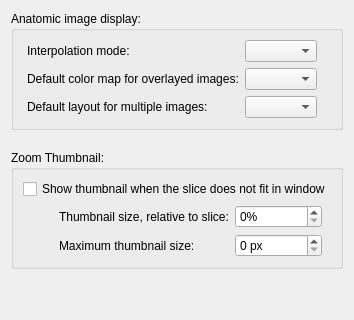
         <widget class="QWidget" name="tabSliceViewsDisplay">
          <attribute name="title">
           <string>Display</string>
          </attribute>
          <layout class="QVBoxLayout" name="verticalLayout_9">
           <property name="spacing">
            <number>20</number>
           </property>
           <item>
            <widget class="QGroupBox" name="groupBox_7">
             <property name="title">
              <string>Anatomic image display:</string>
             </property>
             <layout class="QFormLayout" name="formLayout_2">
              <property name="fieldGrowthPolicy">
               <enum>QFormLayout::FieldGrowthPolicy::FieldsStayAtSizeHint</enum>
              </property>
              <property name="formAlignment">
               <set>Qt::AlignmentFlag::AlignHCenter|Qt::AlignmentFlag::AlignTop</set>
              </property>
              <property name="rightMargin">
               <number>24</number>
              </property>
              <item row="0" column="0">
               <widget class="QLabel" name="label_5">
                <property name="text">
                 <string>Interpolation mode:</string>
                </property>
               </widget>
              </item>
              <item row="0" column="1">
               <widget class="QComboBox" name="inInterpolationMode"/>
              </item>
              <item row="2" column="0">
               <widget class="QLabel" name="label_8">
                <property name="text">
                 <string>Default layout for multiple images:</string>
                </property>
               </widget>
              </item>
              <item row="1" column="0">
               <widget class="QLabel" name="label_10">
                <property name="text">
                 <string>Default color map for overlayed images:</string>
                </property>
               </widget>
              </item>
              <item row="1" column="1">
               <widget class="QComboBox" name="inDefaultColorMap"/>
              </item>
              <item row="2" column="1">
               <widget class="QComboBox" name="inOverlayLayout"/>
              </item>
             </layout>
            </widget>
           </item>
           <item>
            <widget class="QGroupBox" name="groupBox_6">
             <property name="title">
              <string>Zoom Thumbnail:</string>
             </property>
             <layout class="QVBoxLayout" name="verticalLayout_10">
              <item>
               <widget class="QCheckBox" name="chkShowThumbnail">
                <property name="text">
                 <string>Show thumbnail when the slice does not fit in window</string>
                </property>
               </widget>
              </item>
              <item>
               <widget class="QWidget" name="widget_4" native="true">
                <layout class="QFormLayout" name="formLayout">
                 <property name="verticalSpacing">
                  <number>6</number>
                 </property>
                 <property name="leftMargin">
                  <number>36</number>
                 </property>
                 <property name="topMargin">
                  <number>0</number>
                 </property>
                 <property name="bottomMargin">
                  <number>0</number>
                 </property>
                 <item row="0" column="0">
                  <widget class="QLabel" name="label_6">
                   <property name="text">
                    <string>Thumbnail size, relative to slice:</string>
                   </property>
                  </widget>
                 </item>
                 <item row="0" column="1">
                  <widget class="QSpinBox" name="inThumbnailFraction">
                   <property name="minimumSize">
                    <size>
                     <width>80</width>
                     <height>0</height>
                    </size>
                   </property>
                   <property name="suffix">
                    <string>%</string>
                   </property>
                  </widget>
                 </item>
                 <item row="1" column="1">
                  <widget class="QSpinBox" name="inThumbnailMaxSize">
                   <property name="minimumSize">
                    <size>
                     <width>80</width>
                     <height>0</height>
                    </size>
                   </property>
                   <property name="suffix">
                    <string> px</string>
                   </property>
                  </widget>
                 </item>
                 <item row="1" column="0">
                  <widget class="QLabel" name="label_7">
                   <property name="text">
                    <string>Maximum thumbnail size:</string>
                   </property>
                  </widget>
                 </item>
                </layout>
               </widget>
              </item>
             </layout>
            </widget>
           </item>
           <item>
            <spacer name="verticalSpacer_4">
             <property name="orientation">
              <enum>Qt::Orientation::Vertical</enum>
             </property>
             <property name="sizeHint" stdset="0">
              <size>
               <width>20</width>
               <height>40</height>
              </size>
             </property>
            </spacer>
           </item>
          </layout>
         </widget>
